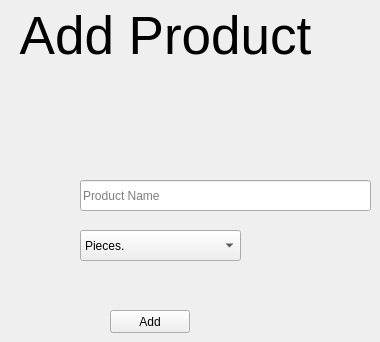
                  <widget class="QWidget" name="page_addItem">
                   <widget class="QLabel" name="label_addItem">
                    <property name="geometry">
                     <rect>
                      <x>0</x>
                      <y>0</y>
                      <width>331</width>
                      <height>71</height>
                     </rect>
                    </property>
                    <property name="font">
                     <font>
                      <family>Segoe UI</family>
                      <pointsize>40</pointsize>
                     </font>
                    </property>
                    <property name="styleSheet">
                     <string notr="true"/>
                    </property>
                    <property name="text">
                     <string>Add Product</string>
                    </property>
                    <property name="alignment">
                     <set>Qt::AlignCenter</set>
                    </property>
                   </widget>
                   <widget class="QLineEdit" name="lineEdit_itemName">
                    <property name="geometry">
                     <rect>
                      <x>80</x>
                      <y>180</y>
                      <width>291</width>
                      <height>31</height>
                     </rect>
                    </property>
                    <property name="placeholderText">
                     <string>Product Name</string>
                    </property>
                   </widget>
                   <widget class="QPushButton" name="pushButton_addItem">
                    <property name="geometry">
                     <rect>
                      <x>110</x>
                      <y>310</y>
                      <width>80</width>
                      <height>23</height>
                     </rect>
                    </property>
                    <property name="text">
                     <string>Add</string>
                    </property>
                   </widget>
                   <widget class="QComboBox" name="comboBox_measure">
                    <property name="geometry">
                     <rect>
                      <x>80</x>
                      <y>230</y>
                      <width>161</width>
                      <height>31</height>
                     </rect>
                    </property>
                    <item>
                     <property name="text">
                      <string>Pieces.</string>
                     </property>
                    </item>
                    <item>
                     <property name="text">
                      <string>Kilogram</string>
                     </property>
                    </item>
                   </widget>
                  </widget>
